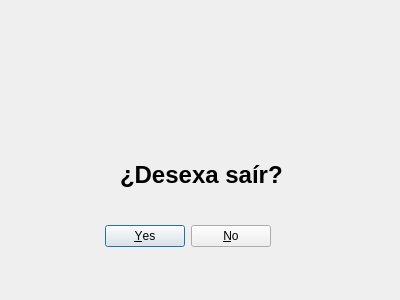
<?xml version="1.0" encoding="UTF-8"?>
<ui version="4.0">
 <class>Dialog</class>
 <widget class="QDialog" name="Dialog">
  <property name="geometry">
   <rect>
    <x>0</x>
    <y>0</y>
    <width>400</width>
    <height>300</height>
   </rect>
  </property>
  <property name="windowTitle">
   <string>Dialog</string>
  </property>
  <property name="modal">
   <bool>true</bool>
  </property>
  <widget class="QDialogButtonBox" name="buttonBox">
   <property name="geometry">
    <rect>
     <x>-70</x>
     <y>220</y>
     <width>341</width>
     <height>32</height>
    </rect>
   </property>
   <property name="orientation">
    <enum>Qt::Horizontal</enum>
   </property>
   <property name="standardButtons">
    <set>QDialogButtonBox::No|QDialogButtonBox::Yes</set>
   </property>
  </widget>
  <widget class="QLabel" name="label">
   <property name="geometry">
    <rect>
     <x>120</x>
     <y>160</y>
     <width>171</width>
     <height>31</height>
    </rect>
   </property>
   <property name="text">
    <string>&lt;html&gt;&lt;head/&gt;&lt;body&gt;&lt;p&gt;&lt;span style=&quot; font-size:18pt; font-weight:600;&quot;&gt;¿Desexa saír?&lt;/span&gt;&lt;/p&gt;&lt;/body&gt;&lt;/html&gt;</string>
   </property>
  </widget>
  <widget class="QLabel" name="label_2">
   <property name="geometry">
    <rect>
     <x>140</x>
     <y>40</y>
     <width>111</width>
     <height>101</height>
    </rect>
   </property>
   <property name="text">
    <string/>
   </property>
   <property name="textFormat">
    <enum>Qt::AutoText</enum>
   </property>
   <property name="pixmap">
    <pixmap>warning.png</pixmap>
   </property>
   <property name="scaledContents">
    <bool>true</bool>
   </property>
  </widget>
 </widget>
 <resources/>
 <connections>
  <connection>
   <sender>buttonBox</sender>
   <signal>accepted()</signal>
   <receiver>Dialog</receiver>
   <slot>accept()</slot>
   <hints>
    <hint type="sourcelabel">
     <x>248</x>
     <y>254</y>
    </hint>
    <hint type="destinationlabel">
     <x>157</x>
     <y>274</y>
    </hint>
   </hints>
  </connection>
  <connection>
   <sender>buttonBox</sender>
   <signal>rejected()</signal>
   <receiver>Dialog</receiver>
   <slot>reject()</slot>
   <hints>
    <hint type="sourcelabel">
     <x>316</x>
     <y>260</y>
    </hint>
    <hint type="destinationlabel">
     <x>286</x>
     <y>274</y>
    </hint>
   </hints>
  </connection>
 </connections>
</ui>
